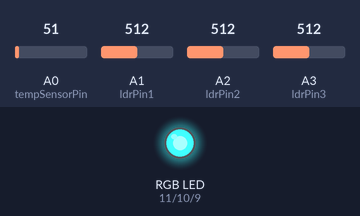
Simulated run of this sketch. Board: Arduino Uno, built with avr-gcc and run on an emulated ATmega328P. Parts: an RGB LED mixed from three pins (HIGH = lit). The inputs (shaded band) are chosen by the test bench; at power-on: A1 (ldrPin1) = 512, A2 (ldrPin2) = 512, A3 (ldrPin3) = 512, A0 (tempSensorPin) = 51. Dim RGB values are drawn brighter than linear; what the sketch prints to the serial monitor is not drawn.

Above: at 6.2 s.
6.3 s: A1 (ldrPin1) set to 306
At 7.0 s:
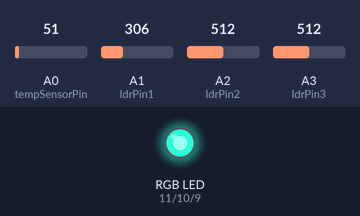
7.9 s: A2 (ldrPin2) set to 306
At 8.3 s:
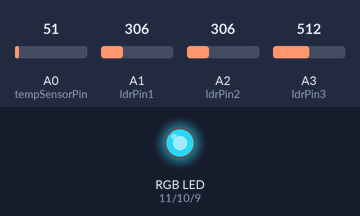
9.4 s: A3 (ldrPin3) set to 306
At 10.6 s:
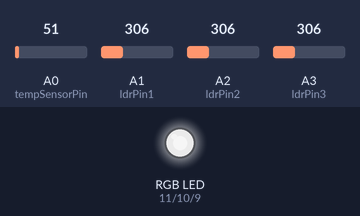
10.9 s: A1 (ldrPin1) set to 716
At 11.7 s:
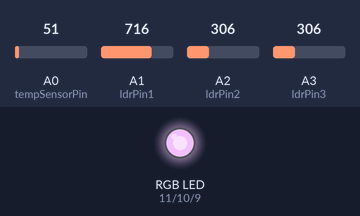
12.4 s: A3 (ldrPin3) set to 322
At 13.0 s:
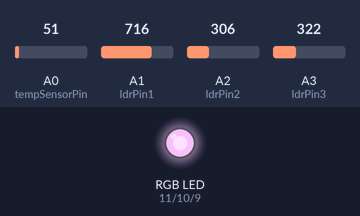
15.4 s: A3 (ldrPin3) set to 334
At 16.3 s:
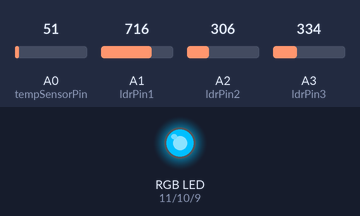
Timing chart, 0 to 17.9 s (numbered marks = the images above; inputs shaded):
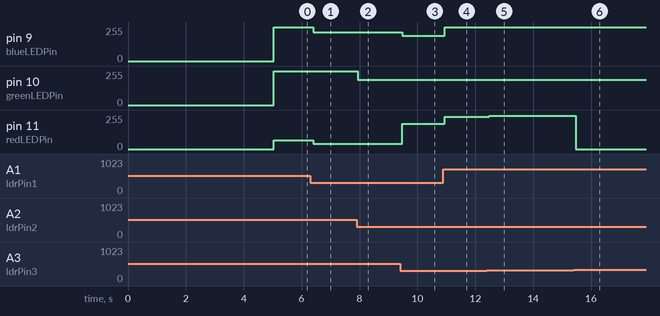

Measured:
- the behaviour switches between 333 and 334 on A3 (ldrPin3) (found by bisection; images 5 and 6)
- after the input at 6.3 s, pin 9 (blueLEDPin): 255/255 → 217/255 after 0.11 s; pin 11 (redLEDPin): 64/255 → 38/255 after 0.11 s
- after the input at 7.9 s, pin 10 (greenLEDPin): 255/255 → 191/255 after 0.05 s
- after the input at 9.4 s, pin 9 (blueLEDPin): 217/255 → 191/255 after 0.09 s; pin 11 (redLEDPin): 38/255 → 191/255 after 0.09 s
- after the input at 10.9 s, pin 9 (blueLEDPin): 191/255 → 255/255 at once; pin 11 (redLEDPin): 191/255 → 242/255 at once
- after the input at 12.4 s, pin 11 (redLEDPin): 242/255 → 250/255 after 0.08 s
- after the input at 15.4 s, pin 11 (redLEDPin): 250/255 → 0/255 after 0.08 s

The sketch:

auduino.ino
```cpp
/* ====Set analog pins==== */
const int tempSensorPin = A0;
const int ldrPin1 = A1;
const int ldrPin2 = A2;
const int ldrPin3 = A3;

/* ====Calibration Variables==== */

/* Temp Sensor Values */
int tempSensorVal;
// variable to calibrate low value
int tempSensorLow = 1023;
// variable to calibrate high value
int tempSensorHigh = 0;

/* LDR Values */
int ldr1Val;
int ldr1Low = 1023;
int ldr1High = 0;

int ldr2Val;
int ldr2Low = 1023;
int ldr2High = 0;

int ldr3Val;
int ldr3Low = 1023;
int ldr3High = 0;

//Light PINs
const int greenLEDPin = 10;
const int blueLEDPin = 9;
const int redLEDPin = 11;

void setup() {
  Serial.begin(9600); //Set data rate for serial

  //LED pin setup
  pinMode(greenLEDPin, OUTPUT);
  pinMode(blueLEDPin, OUTPUT);
  pinMode(redLEDPin, OUTPUT);

  /* Calibrate BLOWEY */
  while (millis() < 5000) {

    /* TEMP SENSOR CALIBRATION */
    // record the maximum sensor value
    tempSensorVal = analogRead(tempSensorPin);
    if (tempSensorVal > tempSensorHigh) {
      tempSensorHigh = tempSensorVal;
    }
    // record the minimum sensor value
    if (tempSensorVal < tempSensorLow) {
      tempSensorLow = tempSensorVal;
    }

    /* LDR CALIBRATION */
    ldr1Val = analogRead(ldrPin1);
    if(ldr1Val > ldr1High){
      ldr1High = ldr1Val;
    }
    if(ldr1Val < ldr1Low){
      ldr1Low = ldr1Val;
    }

    ldr2Val = analogRead(ldrPin2);
    if(ldr2Val > ldr2High){
      ldr2High = ldr2Val;
    }
    if(ldr2Val < ldr2Low){
      ldr2Low = ldr2Val;
    }

    ldr3Val = analogRead(ldrPin3);
    if(ldr3Val > ldr3High){
      ldr3High = ldr3Val;
    }
    if(ldr3Val < ldr3Low){
      ldr3Low = ldr3Val;
    }

  }
}

void loop() {
  /* Temperature sensor (BLOWEY) stuff */
  tempSensorVal = analogRead(tempSensorPin);
  int blow = map(tempSensorVal, tempSensorLow, tempSensorHigh, 0, 50);

  /* LDR (HOLEY) stuff */
  int ldr1Val = analogRead(ldrPin1);
  int ldr2Val = analogRead(ldrPin2);
  int ldr3Val = analogRead(ldrPin3);

  int note1 = (map(ldr1Val, ldr1Low, ldr1High, 50, 100))*0.5;
  int note2 = (map(ldr2Val, ldr2Low, ldr2High, 50, 100));
  int note3 = (map(ldr3Val, ldr3Low, ldr3High, 50, 100))*1.5;

  //combined value used to pass in frequency data to max
  int allLdr = (note1 + note2 + note3);

  //LED brightness
  int blueBrightness = ldr1Val/8;
  int greenBrightness = ldr2Val/8;
  int redBrightness = ldr3Val/8;

  //LED values
  int blueLedVal = (ldr1Val/2)+redBrightness;
  delay(10);
  int greenLedVal = (ldr2Val/2)+greenBrightness;
  delay(10);
  int redLedVal = (ldr3Val/2)+blueBrightness;
  delay(10);

  //Write values to LEDs
  analogWrite(redLEDPin, redLedVal);
  analogWrite(greenLEDPin, greenLedVal);
  analogWrite(blueLEDPin, blueLedVal);

  Serial.print(blow);
  Serial.print(" ");
  Serial.print(abs(allLdr));
  Serial.print(" ");
  Serial.print("\r");
  delay(50);
}
```
